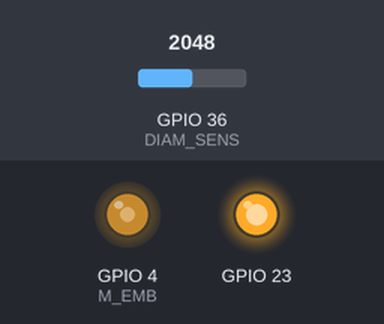
This sketch was run on a simulated ESP32. On the bench: output pins drawn as LEDs (lit = HIGH). The test bench sets the inputs (shaded band); at power-on: GPIO 36 (DIAM_SENS) = 2048 (analog values on the 0–4095 scale). What the sketch prints to the serial monitor is not drawn.

Above: at 1.2 s.
1.3 s: GPIO 36 (DIAM_SENS) set to 92
2.8 s: GPIO 36 (DIAM_SENS) set to 77
At 3.9 s:
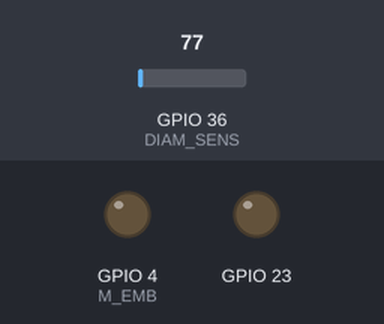
4.3 s: GPIO 36 (DIAM_SENS) set to 491
At 5.0 s:
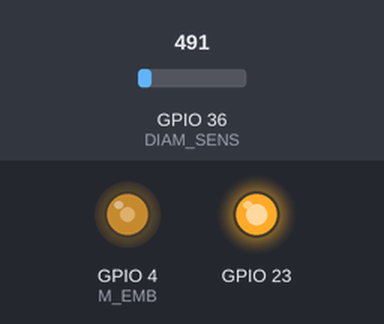
5.8 s: GPIO 36 (DIAM_SENS) set to 0
At 6.2 s:
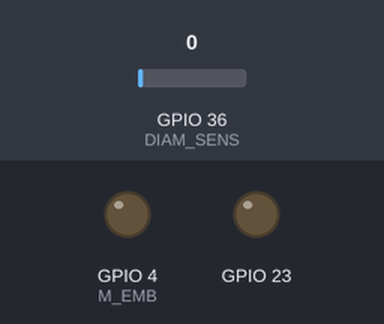
Timing chart, 0 to 8.3 s (numbered marks = the images above; inputs shaded):
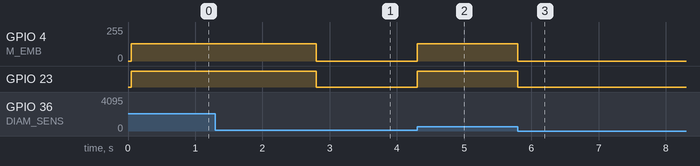

Measured:
- the behaviour switches between 84 and 83 on GPIO 36 (DIAM_SENS) (found by bisection; images 0 and 1)
- after the input at 1.3 s, every drawn part: stays the same
- after the input at 2.8 s, GPIO 4 (M_EMB): 128/255 → 0/255 at once; GPIO 23: HIGH → LOW at once
- after the input at 4.3 s, GPIO 4 (M_EMB): 0/255 → 128/255 at once; GPIO 23: LOW → HIGH at once
- after the input at 5.8 s, GPIO 4 (M_EMB): 128/255 → 0/255 at once; GPIO 23: HIGH → LOW at once

The sketch:

Post_Extrusion.ino
```cpp
#include <Arduino.h>
#include "driver/gpio.h"
#include "soc/gpio_struct.h"
#include "esp_timer.h"

#define DIAM_SENS 36
#define VENT      23
#define M_EMB     4

#define UMBRAL_DIAM 10

#define TM_DIAM 50000 //50 ms

#define FREQ_PWM_EMB     20000
#define RES_PWM_EMB      10        // Rango: 0 a 1023
#define DUTY_EMB         512       // ~50% de 12V -> ~6V efectivos de tope

bool ENFRIANDO = false;
float diameter = 0.0f, rpm_puller = 0.0f;
esp_timer_handle_t diameter_timer = NULL;

void Post_Extrusion_Setup(){
  gpio_config_t io_conf = {};
  io_conf.pin_bit_mask = (1ULL << VENT);
  io_conf.mode         = GPIO_MODE_OUTPUT;
  io_conf.pull_up_en   = GPIO_PULLUP_DISABLE;
  io_conf.pull_down_en = GPIO_PULLDOWN_DISABLE;
  io_conf.intr_type    = GPIO_INTR_DISABLE;

  ESP_ERROR_CHECK(gpio_config(&io_conf));

  ledcAttach(M_EMB, FREQ_PWM_EMB, RES_PWM_EMB);
  ledcWrite(M_EMB, 0);

  analogReadResolution(10);
}

float diam2rpms(float diam){
  float rpms = 2.0f*diam - 0; //temp function
  return rpms;
}

float diam_calc(int sensor_read){
  float diam = sensor_read/2.0f;
  return diam;
}

void Diam_manage(void *arg){
  diameter = diam_calc(analogRead(DIAM_SENS));
  ENFRIANDO = (diameter > UMBRAL_DIAM) ? true:false;
  if(ENFRIANDO){
    GPIO.out_w1ts = (1ul << VENT);
    ledcWrite(M_EMB, DUTY_EMB);
    Serial.println("Frio");
    rpm_puller = diam2rpms(diameter);
    //setpoint rpms acorde a rpm puller
    //considerar PID para el diámetro del filamento
  }else{
    GPIO.out_w1tc = (1ul << VENT);
    ledcWrite(M_EMB, 0);
    //setpoint rpms en 0

  }
}

void Diam_timer_Setup(){
  const esp_timer_create_args_t timer_args= {
    .callback = &Diam_manage,
    .arg = NULL,
    .dispatch_method = ESP_TIMER_TASK,
    .name = "Diameter sensor"
  };
  ESP_ERROR_CHECK(esp_timer_create(&timer_args, &diameter_timer));
  ESP_ERROR_CHECK(esp_timer_start_periodic(diameter_timer, TM_DIAM));
}

void setup() {
  Serial.begin(115200);
  Post_Extrusion_Setup();
  Diam_timer_Setup();
}

void loop() {
  // put your main code here, to run repeatedly:

}
```
